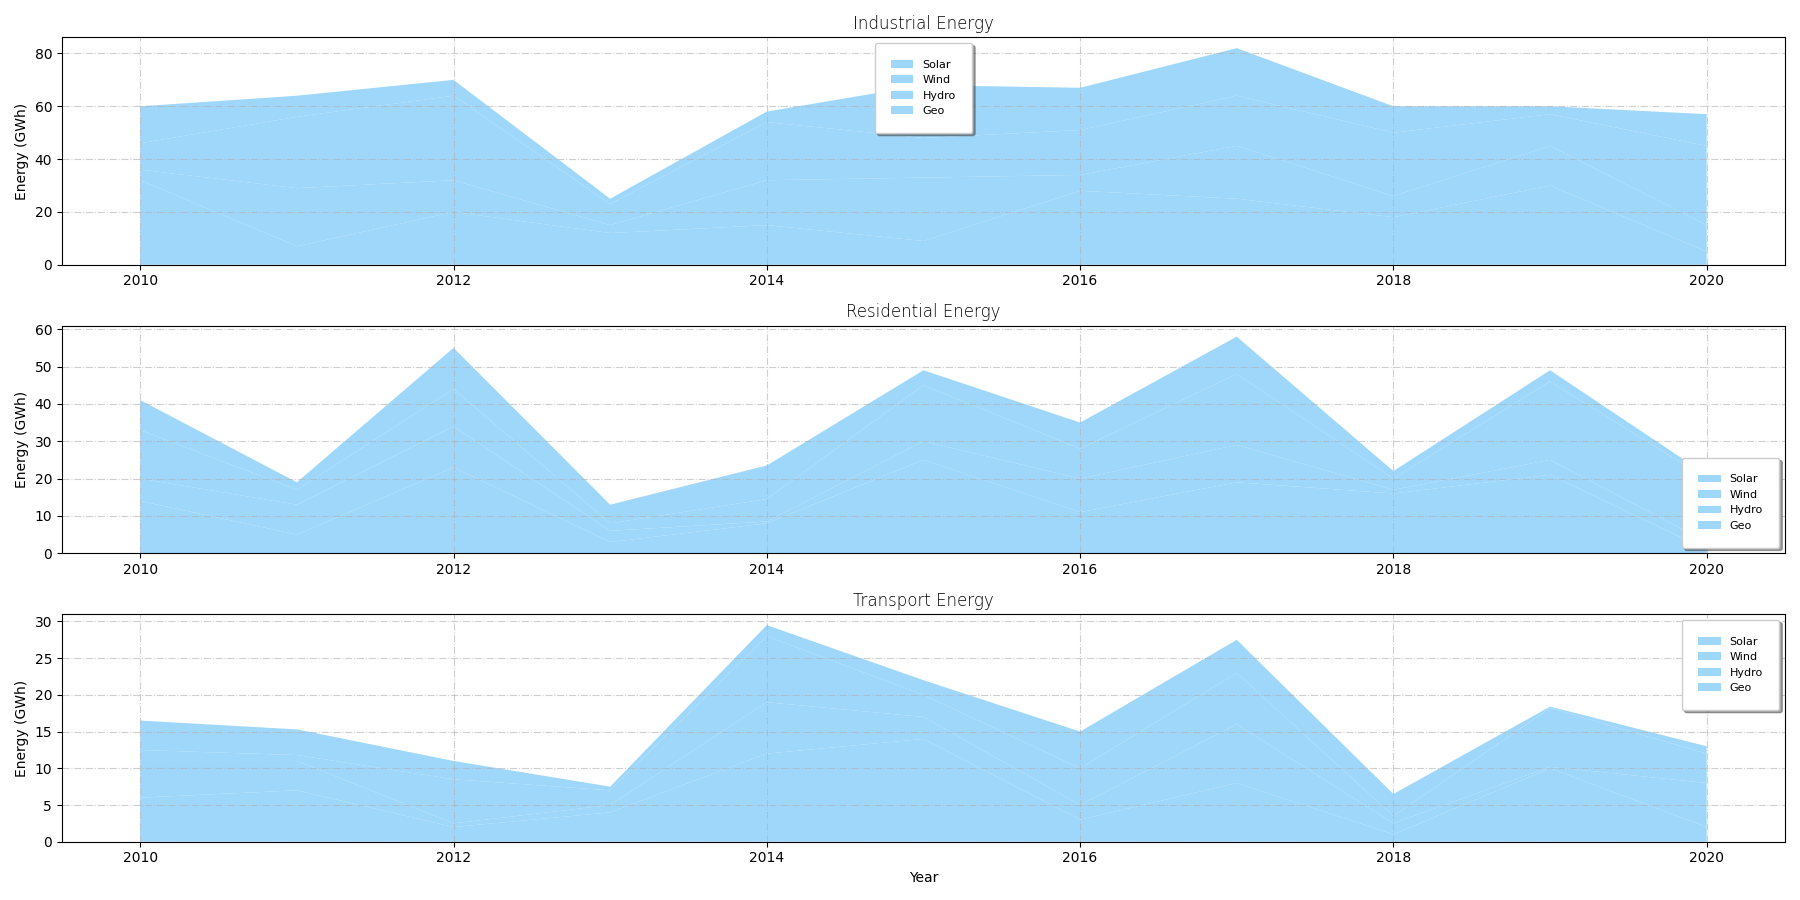

Here is the Python script that generated this plot:
import matplotlib.pyplot as plt
import numpy as np

years = np.arange(2010, 2021)

# Data for different sectors
industrial_solar = [32, 7, 20, 12, 15, 9, 28, 25, 18, 30, 5]
industrial_wind = [4, 22, 12, 3, 17, 24, 6, 20, 8, 15, 10]
industrial_hydro = [10, 27, 32, 8, 22, 15, 17, 19, 24, 12, 30]
industrial_geothermal = [14, 8, 6, 2, 4, 20, 16, 18, 10, 3, 12]

residential_solar = [14, 5, 23, 3, 8, 25, 11, 19, 16, 21, 1]
residential_wind = [6, 8, 11, 3, 0.5, 5, 9, 10, 1, 4, 2]
residential_hydro = [13, 4, 10, 2, 6, 15, 8, 19, 3, 21, 17]
residential_geothermal = [8, 2, 11, 5, 9, 4, 7, 10, 2, 3, 1]

transportation_solar = [6, 7, 2, 4, 12, 14, 3, 8, 1, 10, 2]
transportation_wind = [5, 4, 0.5, 1, 7, 3, 2, 8, 1.5, 0.2, 6]
transportation_hydro = [1.5, 0.8, 6, 2, 9, 3, 5, 7, 1, 8, 4]
transportation_geothermal = [4, 3.5, 2.5, 0.5, 1.5, 2, 5, 4.5, 3, 0.2, 1]

plt.figure(figsize=(18, 9))
single_color = '#87CEFA'

plt.subplot(3, 1, 1)
plt.stackplot(years, industrial_solar, industrial_wind, industrial_hydro, industrial_geothermal,
              labels=['Solar', 'Wind', 'Hydro', 'Geo'], colors=[single_color]*4, alpha=0.8)
plt.title('Industrial Energy', fontsize=12, fontweight='light')
plt.ylabel('Energy (GWh)', fontsize=10)
plt.legend(loc='upper center', fontsize=8, shadow=True, frameon=True, borderpad=1.5)
plt.grid(True, linestyle='-.', alpha=0.6)

plt.subplot(3, 1, 2)
plt.stackplot(years, residential_solar, residential_wind, residential_hydro, residential_geothermal,
              labels=['Solar', 'Wind', 'Hydro', 'Geo'], colors=[single_color]*4, alpha=0.8)
plt.title('Residential Energy', fontsize=12, fontweight='light')
plt.ylabel('Energy (GWh)', fontsize=10)
plt.legend(loc='lower right', fontsize=8, shadow=True, frameon=True, borderpad=1.5)
plt.grid(True, linestyle='-.', alpha=0.6)

plt.subplot(3, 1, 3)
plt.stackplot(years, transportation_solar, transportation_wind, transportation_hydro, transportation_geothermal,
              labels=['Solar', 'Wind', 'Hydro', 'Geo'], colors=[single_color]*4, alpha=0.8)
plt.title('Transport Energy', fontsize=12, fontweight='light')
plt.xlabel('Year', fontsize=10)
plt.ylabel('Energy (GWh)', fontsize=10)
plt.legend(loc='best', fontsize=8, shadow=True, frameon=True, borderpad=1.5)
plt.grid(True, linestyle='-.', alpha=0.6)

plt.tight_layout()
plt.show()
